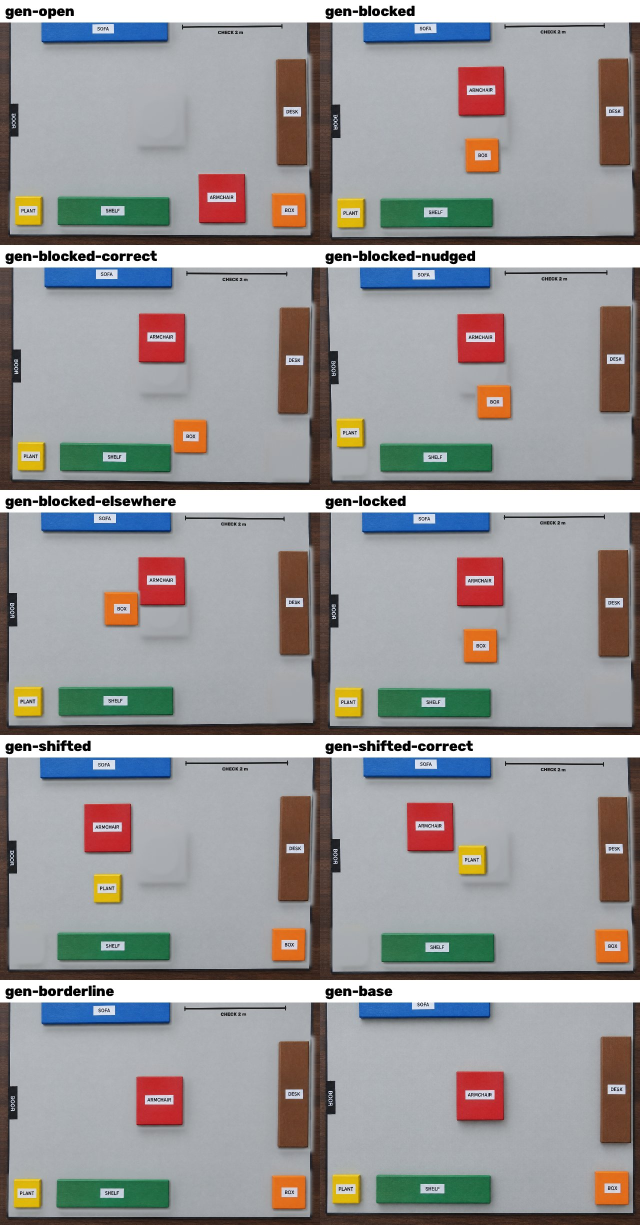
#> input picture evals/photos/generated/contact-sheet.jpg, 1280 x 2450 px, given in place of gen-base.png, which was not available (shown at 1/2 size)
$ python make_generated.py ../evals/photos/generated/contact-sheet.jpg
#> lines starting #> are read from the running program, lines starting #| are printed output that depends on the picture; after the words box and inside, x2 and y2 are one past the last pixel; in counts of white or black regions, pixels touching at a corner belong together; pictures that were not available may be replaced by others from this repository, and a replacement may not be noted
"""Build eval photos from one AI-generated overhead tabletop photo (Higgsfield, GPT Image 2.5, 2026-10-31).

  apps/api/.venv/Scripts/python scripts/make_generated.py [--measure]

reads    evals/photos/generated/gen-base.png   (the generated base photo; layout as generated)
writes   evals/photos/generated/gen-*.png           (layouts made by moving the base photo's blocks in code)
         evals/manifests/generated.jsonl            (ground truth from the scene definitions below, BEFORE any run)

SYNTHETIC: a generated image, not a photo of a physical board. Footprints are exact by construction (blocks are
moved as pixel patches in a rectified frame), so this tests perception on a realistic-looking image and the full
plan/recapture/verify loop. It does NOT test camera calibration on a real board or physical measurement error.
The board represents a 6.0 m x 4.5 m room (units: cm, origin top-left), like the demo's represented-room units.
"""
import json
import math
import sys
from pathlib import Path

ROOT = Path(__file__).resolve().parents[1]
sys.path.insert(0, str(ROOT / "apps" / "api"))

import cv2  # noqa: E402
import numpy as np  # noqa: E402

from app.domain.connectivity import check_route  # noqa: E402
from app.domain.footprints import rect_footprint  # noqa: E402
from app.domain.search import plan_moves  # noqa: E402

OUT = ROOT / "evals" / "photos" / "generated"
BASE = OUT / "gen-base.png"
BOARD_W, BOARD_H, CHECK_LEN = 600.0, 450.0, 200.0
RULER = (350.0, 36.0)  # left end (cm); runs CHECK_LEN to the right
ANCHORS = {"door": [60.0, 222.0], "desk": [475.0, 207.0]}
CLEAR, MAX_MOVES, GRID = 90.0, 2, 10.0
LOCKS = ("sofa", "shelf", "desk")
TEXT = "Keep a 90 cm wheelchair route from the door to the desk. Lock the sofa and the shelf."
TEXT_LOCKED = "Keep a 90 cm wheelchair route from the door to the desk. Lock the sofa, the shelf and the box. Use at most 1 move."
PX, PAD = 3.5, 70  # rectified pixels per cm; wood margin in pixels
REF = {"sofa": (40, 90, 200), "desk": (130, 75, 45), "shelf": (35, 130, 75),
       "armchair": (205, 40, 45), "plant": (230, 190, 30), "box": (240, 120, 30)}


def board_corners(img):
    """Corners of the light-grey board area (TL, TR, BR, BL) in base-photo pixels."""
    hsv = cv2.cvtColor(img, cv2.COLOR_BGR2HSV)
    grey = ((hsv[..., 1] < 40) & (hsv[..., 2] > 150)).astype(np.uint8)
    grey = cv2.morphologyEx(grey, cv2.MORPH_CLOSE, np.ones((61, 61), np.uint8))
    n, lab, st, _ = cv2.connectedComponentsWithStats(grey)
    big = 1 + int(np.argmax(st[1:, cv2.CC_STAT_AREA]))
    cnt, _ = cv2.findContours((lab == big).astype(np.uint8), cv2.RETR_EXTERNAL, cv2.CHAIN_APPROX_SIMPLE)
    hull = cv2.convexHull(max(cnt, key=cv2.contourArea)).reshape(-1, 2).astype(np.float64)
    s, d = hull.sum(1), hull[:, 0] - hull[:, 1]
    return np.float32([hull[np.argmin(s)], hull[np.argmax(d)], hull[np.argmax(s)], hull[np.argmin(d)]])


def rectify(img):
    W, H = int(BOARD_W * PX) + 2 * PAD, int(BOARD_H * PX) + 2 * PAD
    dst = np.float32([[PAD, PAD], [W - PAD, PAD], [W - PAD, H - PAD], [PAD, H - PAD]])
    M = cv2.getPerspectiveTransform(board_corners(img), dst)
    return cv2.warpPerspective(img, M, (W, H), flags=cv2.INTER_CUBIC, borderMode=cv2.BORDER_REFLECT)


def blocks(rect):
    """{label: (x, y, w, h) cm, mask} for the six coloured blocks (side faces included, shadows excluded)."""
    hsv = cv2.cvtColor(rect, cv2.COLOR_BGR2HSV)
    m = ((hsv[..., 1] > 90) & (hsv[..., 2] > 50)).astype(np.uint8)
    m[:PAD], m[-PAD:], m[:, :PAD], m[:, -PAD:] = 0, 0, 0, 0
    m = cv2.morphologyEx(m, cv2.MORPH_OPEN, np.ones((5, 5), np.uint8))
    m = cv2.morphologyEx(m, cv2.MORPH_CLOSE, np.ones((25, 25), np.uint8))
    n, lab, st, _ = cv2.connectedComponentsWithStats(m)
    out = {}
    for i in range(1, n):
        if st[i, cv2.CC_STAT_AREA] < 3000:
            continue
        cnt, _ = cv2.findContours((lab == i).astype(np.uint8), cv2.RETR_EXTERNAL, cv2.CHAIN_APPROX_SIMPLE)
        mk = cv2.drawContours(np.zeros_like(m), cnt, -1, 1, cv2.FILLED).astype(bool)  # include the white sticker
        rgb = rect[lab == i][:, ::-1].mean(0)
        label = min(REF, key=lambda k: np.linalg.norm(rgb - np.array(REF[k])))
        assert label not in out, f"two blocks look like {label}"
        x, y, w, h = st[i, :4]
        out[label] = (((x - PAD) / PX, (y - PAD) / PX, w / PX, h / PX), mk)
    assert set(out) == set(REF), sorted(out)
    return out


def fps(layout, locked):
    return [rect_footprint(k, k, *g, locked=k in locked, margin_cm=2.0) for k, g in layout.items()]


# [52 lines left out: functions gt_status, expected_min_moves, apply_moves, recapture_layouts, not called in this run]


class Scene:
    """Empty board (blocks painted out) plus one movable patch per block, all in the rectified frame."""

    # [48 lines left out: functions __init__, render, not called in this run]


def snapped(found):
    """Positions in whole millimetres so the manifest and the rendered pixels agree."""
    return {k: tuple(round(v, 1) for v in g) for k, (g, _) in found.items()}


# [20 lines left out: function build_case, not called in this run]


def main():
    rect = rectify(cv2.imread(str(BASE)))
#> in rectify, `W, H = int(BOARD_W * PX) + 2 * PAD, int(BOARD_H * PX) + 2 * PAD`: W = 2240; H = 1715
#> in rectify, `dst = np.float32([[PAD, PAD], [W - PAD, PAD], [W - PAD, H - PAD], [PAD..`: dst = [[70, 70], [2170, 70], [2170, 1645], [70, 1645]]
#> in board_corners, `hsv = cv2.cvtColor(img, cv2.COLOR_BGR2HSV)`: hsv: shape (2450, 1280, 3); mean H, S, V 84.5, 43.1, 166
#> in board_corners, img is the input picture: shape (2450, 1280, 3); mean B, G, R 152.9, 152.4, 153.9
#> in board_corners, `grey = ((hsv[..., 1] < 40) & (hsv[..., 2] > 150)).astype(np.uint8)`:
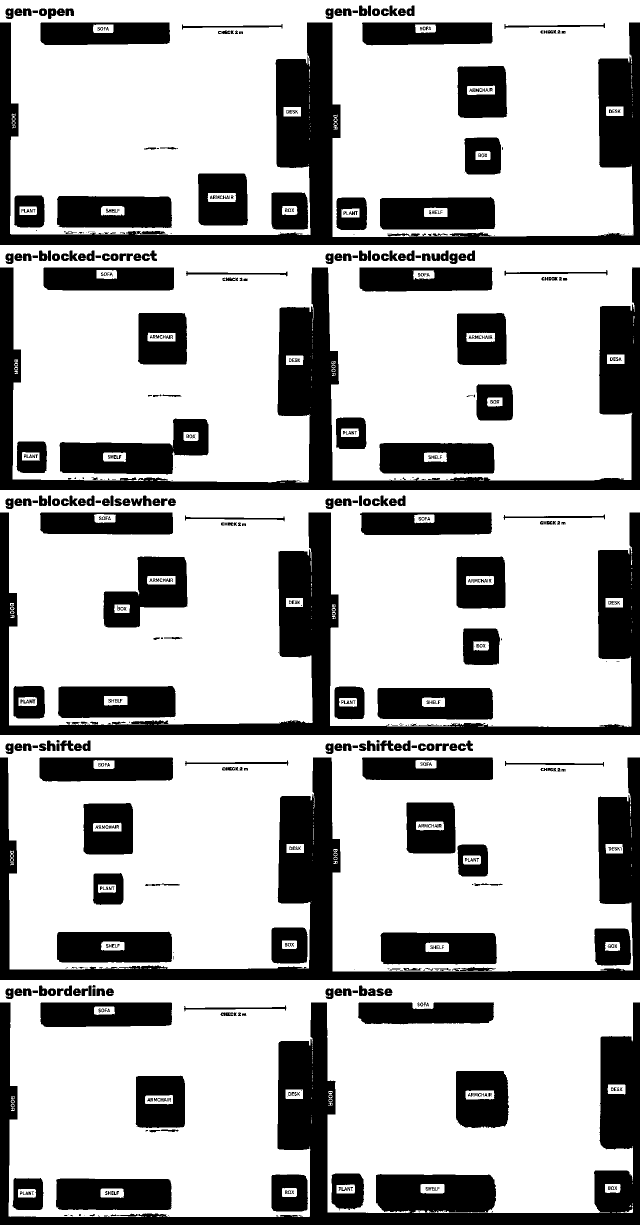
#> grey: shape (2450, 1280) (shown at 1/2 size); values 0 (black) and 1 (white), 71.4% white; 730 black regions (278 under 20 px), largest, box (x1, y1, x2, y2) and area: (0, 2005, 1280, 2450) 106153, (0, 45, 1280, 490) 90357, (0, 535, 1280, 980) 88304
#> in board_corners, `grey = cv2.morphologyEx(grey, cv2.MORPH_CLOSE, np.ones((61, 61), np.ui..`:
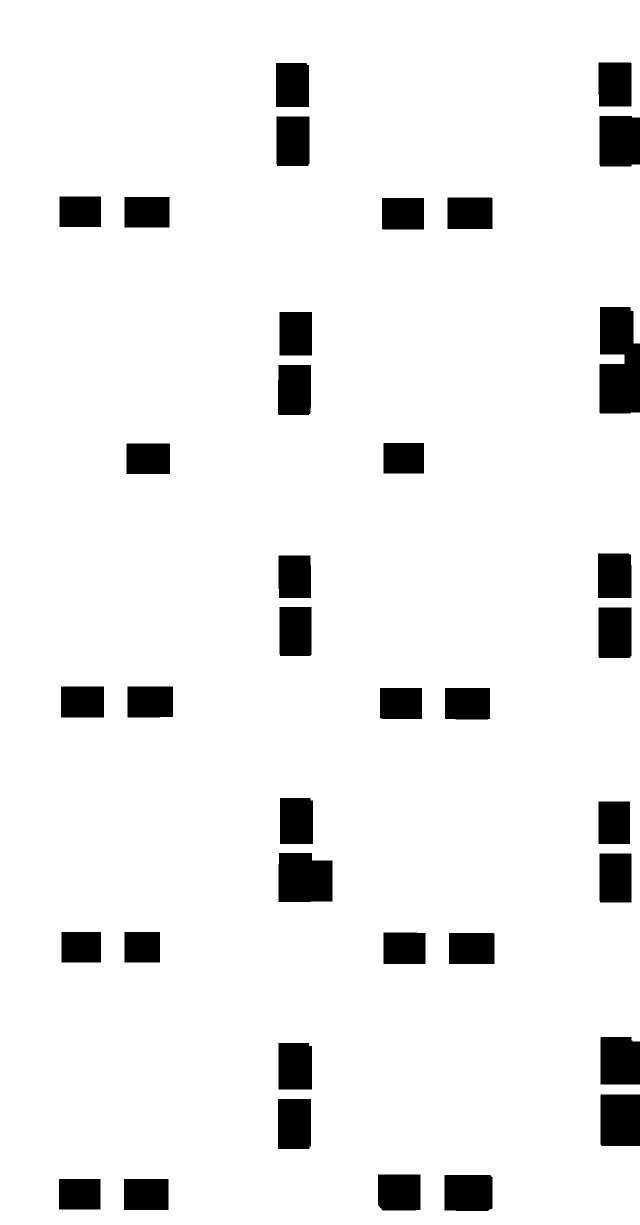
#> grey: shape (2450, 1280) (shown at 1/2 size); values 0 (black) and 1 (white), 92.6% white; 37 black regions, largest, box (x1, y1, x2, y2) and area: (1199, 614, 1280, 827) 15175, (557, 1706, 665, 1804) 9904, (1201, 2189, 1280, 2292) 8132
#> in board_corners, `n, lab, st, _ = cv2.connectedComponentsWithStats(grey)`: lab: shape (2450, 1280) int32; values 0 (black) and 1 (white), 92.6% white; 37 black regions
#> in board_corners, `n, lab, st, _ = cv2.connectedComponentsWithStats(grey)`: n = 2; st = [[118, 125, 1162, 2297, 230830], [0, 0, 1280, 2450, 2905170]]
#> in board_corners, `big = 1 + int(np.argmax(st[1:, cv2.CC_STAT_AREA]))`: big = 1
#> in board_corners, `cnt, _ = cv2.findContours((lab == big).astype(np.uint8), cv2.RETR_EXTE..`: cnt = 1 contour; box (x1, y1, x2, y2) and area: (0, 0, 1280, 2450) 3093099
#> in board_corners, `hull = cv2.convexHull(max(cnt, key=cv2.contourArea)).reshape(-1, 2).as..`: hull = [[1279, 0], [1279, 2449], [0, 2449], [0, 0]]
#> in board_corners, `s, d = hull.sum(1), hull[:, 0] - hull[:, 1]`: s = [1279, 3728, 2449, 0]; d = [1279, -1170, -2449, 0]
#> in rectify, `M = cv2.getPerspectiveTransform(board_corners(img), dst)`: M = [[1.64, 0, 70], [0, 0.643, 70], [0, 0, 1]]
    found = blocks(rect)
#> in blocks, `hsv = cv2.cvtColor(rect, cv2.COLOR_BGR2HSV)`: hsv: shape (1715, 2240, 3); mean H, S, V 80.9, 45, 163.7
#> in blocks, `m = ((hsv[..., 1] > 90) & (hsv[..., 2] > 50)).astype(np.uint8)`: m: shape (1715, 2240); values 0 (black) and 1 (white), 20.3% white; 1018 white regions (840 under 20 px), largest, box (x1, y1, x2, y2) and area: (0, 1481, 2240, 1715) 48924, (0, 731, 2240, 1015) 30404, (0, 1172, 2240, 1330) 26417
#> in blocks, `m[:PAD], m[-PAD:], m[:, :PAD], m[:, -PAD:] = 0, 0, 0, 0`:
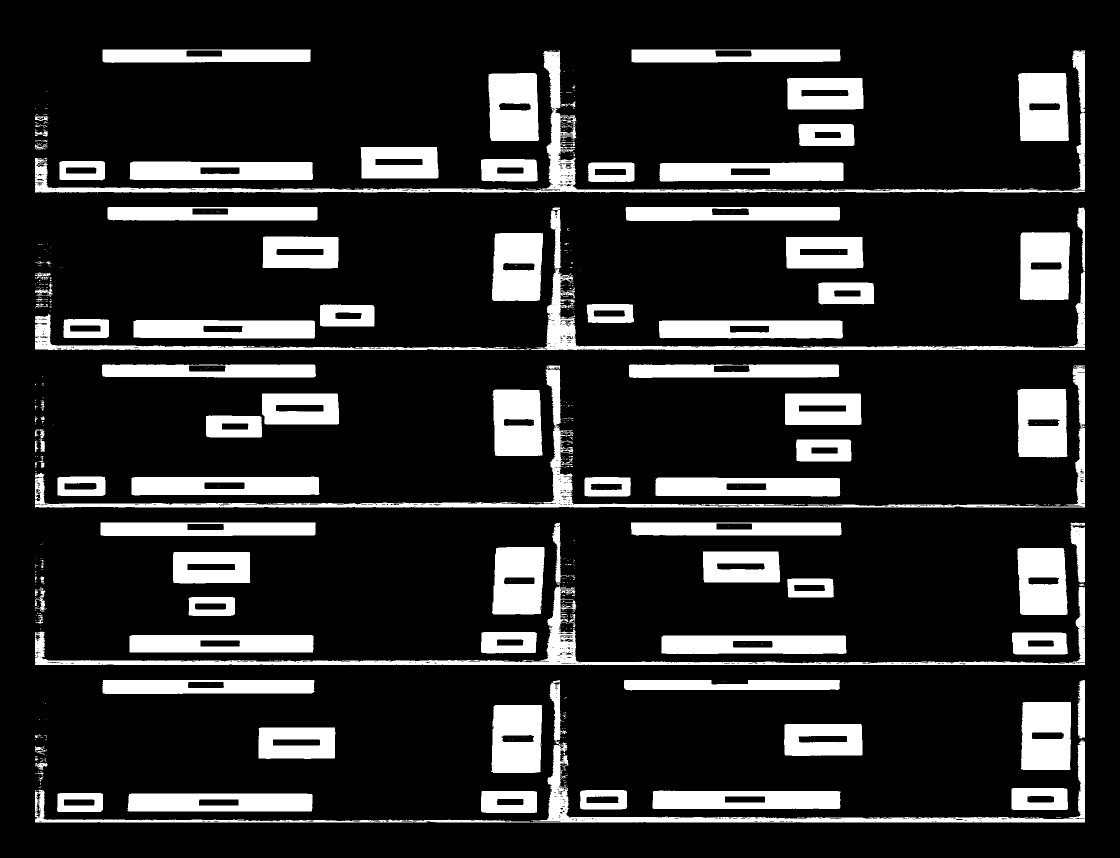
#> m: shape (1715, 2240) (shown at 1/2 size); values 0 (black) and 1 (white), 16.4% white; 749 white regions (615 under 20 px), largest, box (x1, y1, x2, y2) and area: (70, 731, 2170, 1015) 24129, (70, 1172, 2170, 1330) 22291, (70, 101, 2170, 385) 22174
#> in blocks, `m = cv2.morphologyEx(m, cv2.MORPH_OPEN, np.ones((5, 5), np.uint8))`: m: shape (1715, 2240); values 0 (black) and 1 (white), 15.6% white; 271 white regions, largest, box (x1, y1, x2, y2) and area: (1305, 1581, 1680, 1618) 12505, (263, 953, 638, 991) 12463, (1323, 1271, 1693, 1308) 12452
#> in blocks, `m = cv2.morphologyEx(m, cv2.MORPH_CLOSE, np.ones((25, 25), np.uint8))`: m: shape (1715, 2240); values 0 (black) and 1 (white), 19.5% white; 52 white regions, largest, box (x1, y1, x2, y2) and area: (70, 103, 1739, 385) 98936, (962, 1361, 2170, 1645) 88039, (70, 731, 1680, 1015) 76543
#> in blocks, `n, lab, st, _ = cv2.connectedComponentsWithStats(m)`:
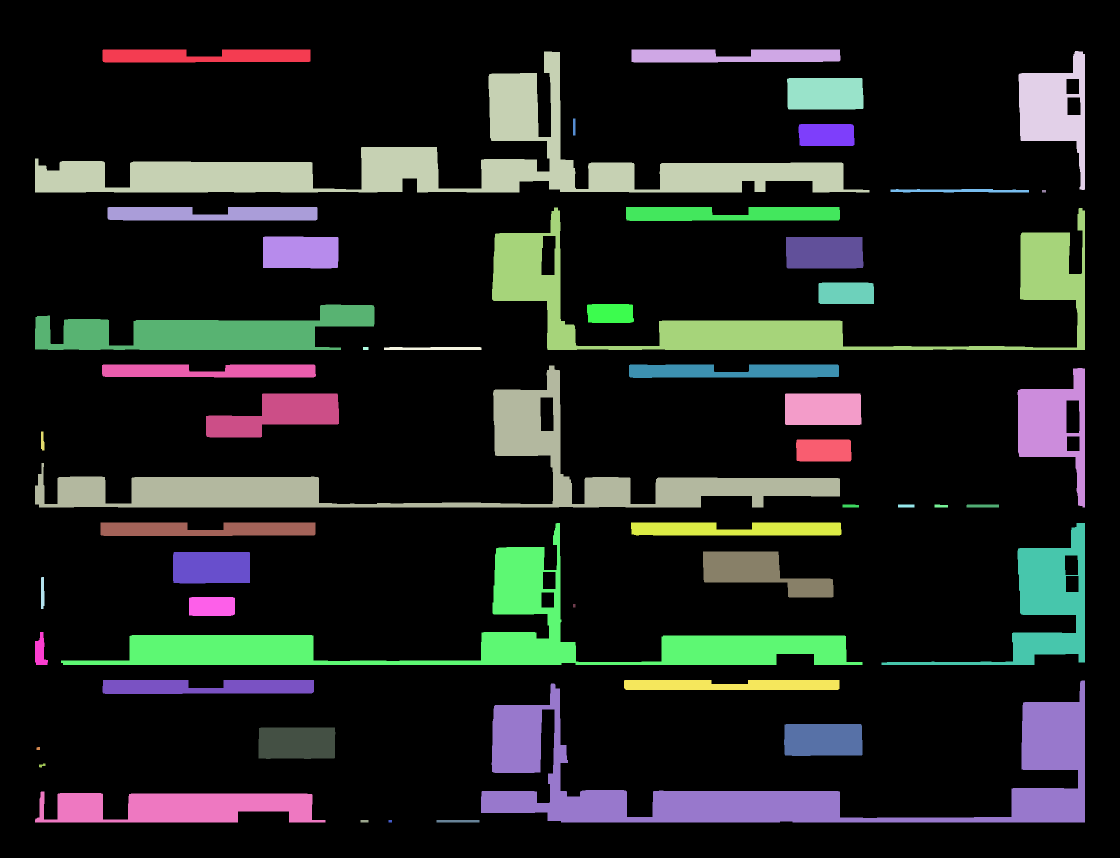
#> lab: shape (1715, 2240) int32 (shown at 1/2 size); 53 distinct labels, from 0 to 52; one colour per label, 0 black
#> in blocks, `n, lab, st, _ = cv2.connectedComponentsWithStats(m)`: n = 53; st = 53 rows, first 6: [0, 0, 2240, 1715, 3093116], [205, 99, 416, 26, 9583], [1263, 99, 418, 26, 9581], [70, 103, 1669, 282, 98936], [2037, 102, 133, 278, 18344], [1574, 156, 153, 63, 9503]
#> the loop in blocks, `for i in range(1, n):` made 2 passes
#> (rgb, label, x, y, w, h) on pass 1: ([34.8, 94.83, 172.7], 'sofa', 205, 99, 416, 26)
#> (rgb, label) on pass 2: ([34.61, 94.62, 172.2], 'sofa')
#> pass 2, in blocks, `mk = cv2.drawContours(np.zeros_like(m), cnt, -1, 1, cv2.FILLED).astype..`:
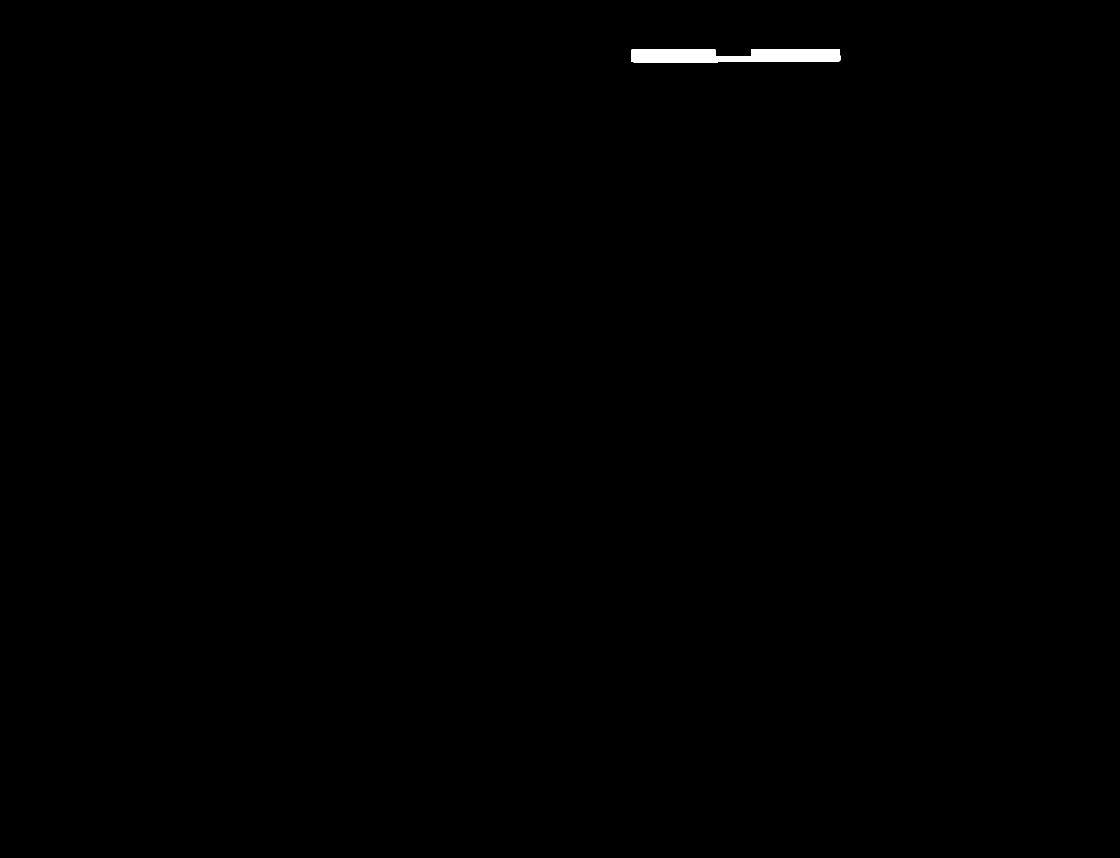
#> mk: shape (1715, 2240) bool (shown at 1/2 size); 0.25% white; 1 white region, box (x1, y1, x2, y2) and area: (1263, 99, 1681, 125) 9581
#> after the loop in blocks, `for i in range(1, n):`: out = 1 item
    base = snapped(found)
    if "--measure" in sys.argv:
        for k, g in base.items():
            print(k, g)
        print("base status:", gt_status(base, set(LOCKS)))
        return
    scene = Scene(rect, found)
    a, b, s = base["armchair"], base["box"], base["sofa"]
    # Blocked: armchair raised, box pushed in under it -> sofa/armchair/box/shelf form a wall with gaps under 90 cm.
    blocked = dict(base, armchair=(a[0], s[1] + s[3] + 50, a[2], a[3]))
    ay = blocked["armchair"][1] + a[3]
    blocked["box"] = (a[0] + (a[2] - b[2]) / 2, ay + 45, b[2], b[3])
    # Held-out: the wall moves left and uses the plant instead of the box.
    p = base["plant"]
    # Open: armchair parked out of the way, bottom right.
    open_layout = dict(base, armchair=(380.0, 330.0, a[2], a[3]))
    shifted = dict(base, armchair=(150.0, s[1] + s[3] + 50, a[2], a[3]))
    shifted["plant"] = (150.0 + (a[2] - p[2]) / 2, shifted["armchair"][1] + a[3] + 44, p[2], p[3])
    cases = [
        build_case(scene, "gen-open", "dev", open_layout, TEXT, set(LOCKS), ["already_open"], 200, expect_status="open"),
        build_case(scene, "gen-blocked", "dev", blocked, TEXT, set(LOCKS), ["blocked_route", "deliberately_wrong_move"],
                   100, recap=True, expect_status="blocked"),
        build_case(scene, "gen-locked", "dev", blocked, TEXT_LOCKED, set(LOCKS) | {"box"}, ["locked_object_blocks"], 300,
                   expect_status="blocked", max_moves=1),
        build_case(scene, "gen-shifted", "heldout", shifted, TEXT, set(LOCKS),
                   ["blocked_route", "deliberately_wrong_move"], 400, recap=True, expect_status="blocked"),
        # The layout exactly as generated: ~105 cm gaps around the armchair, inside measurement uncertainty.
        build_case(scene, "gen-borderline", "heldout", base, TEXT, set(LOCKS), ["borderline_clearance"], 500,
                   expect_status="borderline"),
    ]
    path = ROOT / "evals" / "manifests" / "generated.jsonl"
    path.write_text("# SYNTHETIC: blocks moved in code inside one AI-generated photo (Higgsfield GPT Image 2.5, "
                    "2026-10-31). Not a physical board.\n" + "\n".join(json.dumps(c) for c in cases) + "\n",
                    encoding="utf-8")
    for c in cases:
        g = c["ground_truth"]
        print(c["id"], c["split"], g["route_expected_status"], "min moves:", g["expected_min_moves"],
              "recaptures:", len(g["recapture"]))
    print("manifest:", path)


if __name__ == "__main__":
#> (the run stopped early here; a loop or call above may not have finished)
